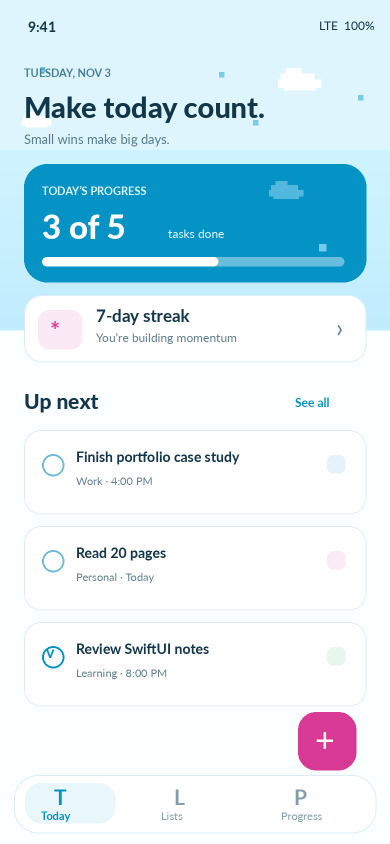
#> input picture design/today-screen.png, 780 x 1688 px, given in place of SkyToday.png, which was not available (shown at 1/2 size)
$ python render_screens_preview.py ../design
#> lines starting #> are read from the running program, lines starting #| are printed output that depends on the picture; after the words box and inside, x2 and y2 are one past the last pixel; in counts of white or black regions, pixels touching at a corner belong together
#!/usr/bin/env python3
"""Approximate preview of Today, Lists and Progress (docs/screens-preview.png).

Composites the REAL header art from the asset catalog (scaled like SwiftUI scaledToFill,
nearest-neighbour) with the same tokens, sizes and copy as the SwiftUI views. It is not an
iOS screenshot: fonts are DejaVu instead of SF Pro Rounded, icons are simple stand-ins for
SF Symbols, and the tasks are sample data.
Usage: python3 Tools/render_screens_preview.py [repo_root]
"""
import sys
from PIL import Image, ImageDraw, ImageFont

ROOT = sys.argv[1] if len(sys.argv) > 1 else "."
A = f"{ROOT}/Skyday/Resources/Assets.xcassets"
S = 3
W, H = 393, 852
TOP = 59  # status bar / Dynamic Island safe area

C = dict(sky=(5, 147, 198), deep=(4, 121, 165), pink=(216, 57, 149), pinkText=(184, 40, 124), lightSky=(215, 242, 255),
         softPink=(255, 230, 244), ink=(18, 54, 74), ink2=(85, 115, 133), page=(242, 250, 254), white=(255, 255, 255),
         border=(221, 236, 244), flame=(242, 145, 61), star=(245, 185, 50), partial=(158, 216, 242))


def font(size, bold=False):
    try:
        return ImageFont.truetype("DejaVuSans-Bold.ttf" if bold else "DejaVuSans.ttf", int(size * S))
    except OSError:
        return ImageFont.load_default()


class Screen:
    def __init__(self):
        self.img = Image.new("RGB", (W * S, H * S), C["page"])
        self.d = ImageDraw.Draw(self.img, "RGBA")

    def rr(self, x, y, w, h, r, fill, outline=None, width=1):
        self.d.rounded_rectangle([x * S, y * S, (x + w) * S, (y + h) * S], radius=r * S, fill=fill, outline=outline, width=int(width * S))

    def text(self, x, y, s, size, fill, bold=False, anchor="la", shadow=False):
        if shadow:
            self.d.text((x * S, (y + 1) * S), s, fill=(3, 80, 111, 110), font=font(size, bold), anchor=anchor)
        self.d.text((x * S, y * S), s, fill=fill, font=font(size, bold), anchor=anchor)

    def circle(self, cx, cy, r, fill=None, outline=None, width=1):
        self.d.ellipse([(cx - r) * S, (cy - r) * S, (cx + r) * S, (cy + r) * S], fill=fill, outline=outline, width=int(width * S))

    def card(self, x, y, w, h, r=16, fill=None):
        self.rr(x, y + 3, w, h, r, (5, 147, 198, 22))
        self.rr(x, y, w, h, r, fill or C["white"])

    def header(self, name, height):
#> called with name = 'SkyToday', height = 236
        art = Image.open(f"{A}/{name}.imageset/{name}.png").convert("RGB")
#> art is the input picture: PIL image 780x1688 RGB; mean R, G, B 212.3, 234.6, 244.1
        total = height + TOP
        scale = max(W / art.width, total / art.height)
#> scale = 0.504
        aw, ah = round(art.width * scale * S), round(art.height * scale * S)
#> aw = 1179; ah = 2551
        big = art.resize((aw, ah), Image.NEAREST)
        left = (aw - W * S) // 2
#> left = 0
        self.img.paste(big.crop((left, 0, left + W * S, total * S)), (0, 0))
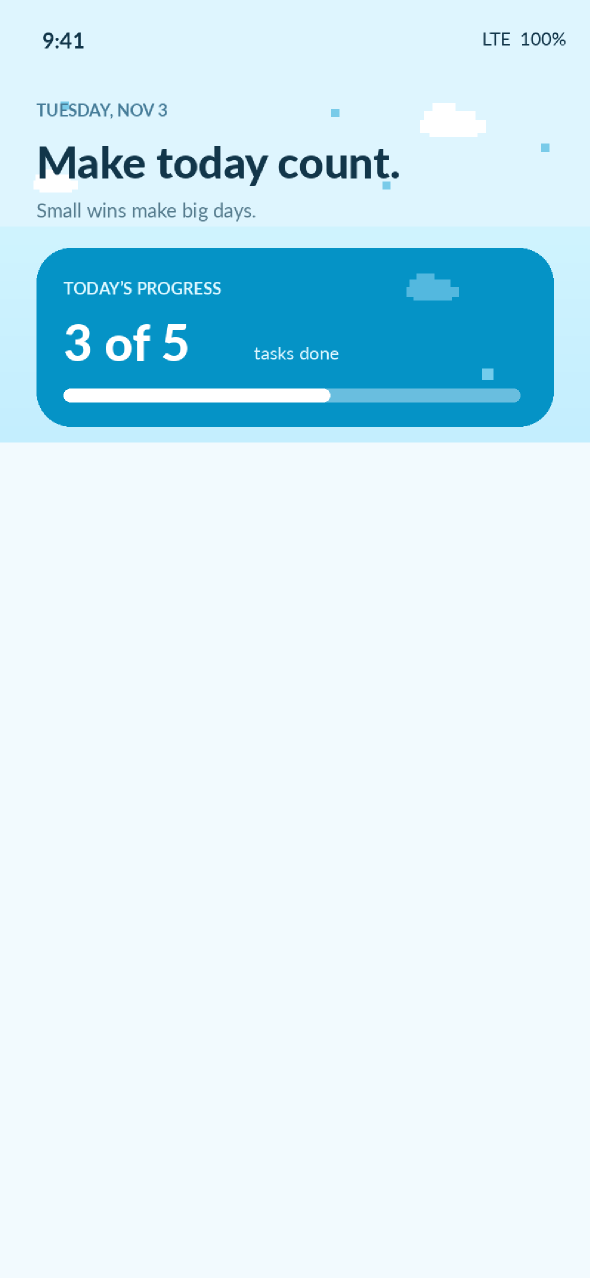
#> self.img: PIL image 1179x2556 RGB (shown at 1/2 size); mean R, G, B 208.7, 235.8, 246.4
        for i in range(36):  # fade into the page, like SkyHeader's gradient
            a = int(255 * (i / 35))
            self.d.rectangle([0, (total - 36 + i) * S, W * S, (total - 35 + i) * S], fill=C["page"] + (a,))
        self.text(36, 18, "9:41", 16, C["white"], bold=True)
        return total

    def check(self, cx, cy, size, fill, width=2.4):
        pts = [(cx - size * 0.45, cy), (cx - size * 0.1, cy + size * 0.35), (cx + size * 0.5, cy - size * 0.35)]
        self.d.line([(p[0] * S, p[1] * S) for p in pts], fill=fill, width=int(width * S), joint="curve")

    def checkbox(self, x, y, on):
        if on:
            self.rr(x, y, 24, 24, 7, C["sky"])
            self.check(x + 12, y + 12, 12, C["white"])
        else:
            self.rr(x, y, 24, 24, 7, C["white"], outline=(5, 147, 198, 190), width=2)

    def tabbar(self, selected):
        y = H - 83
        self.d.rectangle([0, y * S, W * S, H * S], fill=(250, 252, 253))
        self.d.line([0, y * S, W * S, y * S], fill=C["border"], width=S)
        for i, label in enumerate(["Today", "Lists", "Progress"]):
            cx = W / 6 + i * W / 3
            col = C["sky"] if i == selected else (140, 150, 158)
            if i == 0:
                self.d.polygon([((cx - 11) * S, (y + 21) * S), (cx * S, (y + 11) * S), ((cx + 11) * S, (y + 21) * S)], outline=col, width=int(2 * S))
                self.d.rectangle([(cx - 8) * S, (y + 21) * S, (cx + 8) * S, (y + 31) * S], outline=col, width=int(2 * S))
            elif i == 1:
                for k in range(3):
                    self.rr(cx - 10, y + 12 + k * 6, 20, 5, 2, None, outline=col, width=1.6)
            else:
                for k, hgt in enumerate((8, 14, 20)):
                    self.d.rectangle([(cx - 9 + k * 7) * S, (y + 32 - hgt) * S, (cx - 4 + k * 7) * S, (y + 32) * S], outline=col, width=int(1.6 * S))
            self.text(cx, y + 40, label, 10, col, bold=i == selected, anchor="mm")
        self.rr(130, H - 12, 133, 5, 2.5, (20, 20, 20))


def today():
    s = Screen()
    h = s.header("SkyToday", 236)
    s.text(20, TOP + 8, "TUESDAY, NOV 3", 12, C["white"], bold=True, shadow=True)
    s.text(20, TOP + 28, "Good Afternoon,", 26, C["white"], bold=True, shadow=True)
    s.text(20, TOP + 60, "Abdullah", 26, C["white"], bold=True, shadow=True)
    s.circle(172, TOP + 74, 10, C["star"])
    s.circle(351, TOP + 30, 22, (255, 255, 255, 242))
    s.rr(341, TOP + 22, 20, 17, 3, None, outline=C["deep"], width=2)
    by = TOP + 8 + (236 - 8 - 44) - 44
    s.rr(20, by, 152, 40, 20, C["softPink"], outline=C["white"], width=1.5)
    s.circle(42, by + 20, 7, C["flame"])
    s.text(56, by + 11, "12 Day Streak", 14, C["ink"], bold=True)
    y = h - 30
    s.card(16, y, 361, 88, 22)
    s.circle(60, y + 44, 25, None, outline=C["lightSky"], width=6)
    s.d.arc([35 * S, (y + 19) * S, 85 * S, (y + 69) * S], start=-90, end=-90 + 240, fill=C["sky"], width=6 * S)
    s.text(60, y + 44, "67%", 12, C["ink"], bold=True, anchor="mm")
    s.text(100, y + 26, "4 of 6 Tasks", 17, C["ink"], bold=True)
    s.text(100, y + 50, "completed today", 13, C["ink2"])
    s.circle(347, y + 44, 15, C["lightSky"])
    s.text(347, y + 44, "›", 18, C["deep"], bold=True, anchor="mm")
    y += 88 + 24
    s.text(16, y, "Today", 22, C["ink"], bold=True)
    s.rr(337, y - 4, 36, 36, 10, C["sky"])
    s.text(355, y + 14, "+", 24, C["white"], bold=True, anchor="mm")
    y += 44
    rows = [("Finish IR assignment", "Due Today", True, False, "flag"),
            ("Gym – Push Day", "6:00 PM · Repeats", False, False, "chev"),
            ("Read 20 pages", "Due Today", True, False, "chev"),
            ("Update Sazaan deck", "Done 9:12 AM", False, True, None)]
    for title, sub, urgent, done, trail in rows:
        s.card(16, y, 361, 58, 16)
        s.checkbox(30, y + 17, done)
        s.text(66, y + 12, title, 15, C["ink2"] if done else C["ink"], bold=True)
        if done:
            tw = s.d.textlength(title, font=font(15, True)) / S
            s.d.line([66 * S, (y + 21) * S, (66 + tw) * S, (y + 21) * S], fill=C["ink2"], width=int(1.4 * S))
        s.text(66, y + 33, sub, 11, C["pinkText"] if urgent else C["ink2"], bold=urgent)
        if trail == "flag":
            s.d.polygon([(353 * S, (y + 21) * S), (366 * S, (y + 25) * S), (353 * S, (y + 29) * S)], fill=C["pink"])
            s.d.line([353 * S, (y + 20) * S, 353 * S, (y + 38) * S], fill=C["pink"], width=int(2 * S))
        elif trail == "chev":
            s.text(358, y + 29, "›", 16, (150, 170, 182), bold=True, anchor="mm")
        y += 66
#> this loop made 4 passes
#> tw on pass 4: 171.9
#> after the loop, y = 685
    s.tabbar(0)
    return s.img


def lists():
    s = Screen()
    h = s.header("SkyLists", 150)
#> call 2 of header, with name = 'SkyLists', height = 150
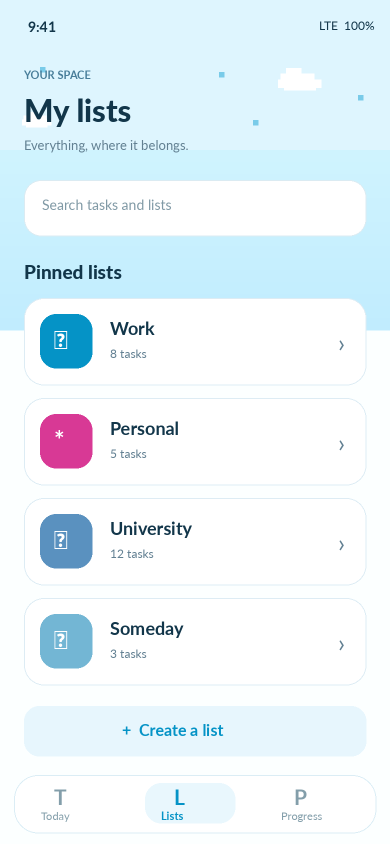
#> input picture design/lists-screen.png, 780 x 1688 px, given in place of SkyLists.png, which was not available (shown at 1/2 size)
#> in header, art is the input picture: PIL image 780x1688 RGB; mean R, G, B 232.4, 244.2, 250
    s.text(20, TOP + 8, "Lists", 32, C["white"], bold=True, shadow=True)
    s.text(20, TOP + 50, "5 lists · 22 open tasks", 14, C["white"], bold=True, shadow=True)
    s.circle(351, TOP + 30, 22, (255, 255, 255, 242))
    s.text(351, TOP + 29, "+", 24, C["deep"], bold=True, anchor="mm")
    y = h - 24
    s.card(16, y, 361, 52, 16)
    s.circle(40, y + 24, 7, None, outline=C["ink2"], width=2)
    s.text(56, y + 17, "Search tasks and lists", 14, C["ink2"])
    y += 52 + 16
    items = [("University", "8 tasks", (79, 127, 174), C["lightSky"]), ("Work", "5 tasks", (58, 169, 201), (214, 239, 246)),
             ("Personal", "3 tasks", C["pink"], C["softPink"]), ("Fitness", "4 tasks", (42, 157, 143), (214, 238, 235)),
             ("Reading", "2 tasks", (217, 150, 43), (249, 236, 214))]
    for name, count, col, tint in items:
        grad = Image.new("RGB", (361 * S, 64 * S))
        gd = ImageDraw.Draw(grad)
        for x in range(361 * S):
            t = x / (361 * S)
            gd.line([(x, 0), (x, 64 * S)], fill=tuple(round(255 + (tint[i] - 255) * t) for i in range(3)))
        mask = Image.new("L", grad.size, 0)
        ImageDraw.Draw(mask).rounded_rectangle([0, 0, grad.width - 1, grad.height - 1], radius=16 * S, fill=255)
        s.rr(16, y + 3, 361, 64, 16, (5, 147, 198, 22))
        s.img.paste(grad, (16 * S, int(y * S)), mask)
        s.rr(30, y + 18, 28, 28, 8, col)
        s.text(74, y + 14, name, 16, C["ink"], bold=True)
        s.text(74, y + 37, count, 12, C["ink2"])
        s.text(358, y + 32, "›", 20, C["ink2"], bold=True, anchor="mm")
        y += 64 + 12
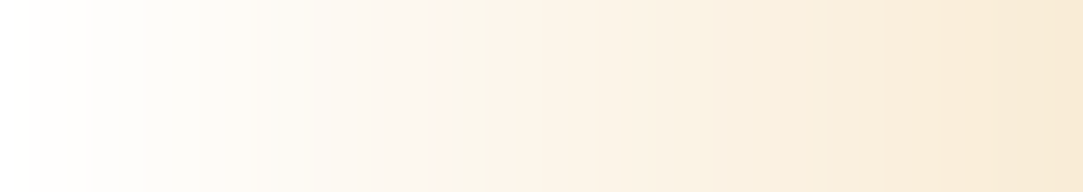
#> grad: PIL image 1083x192 RGB; mean R, G, B 252, 245.5, 234.5
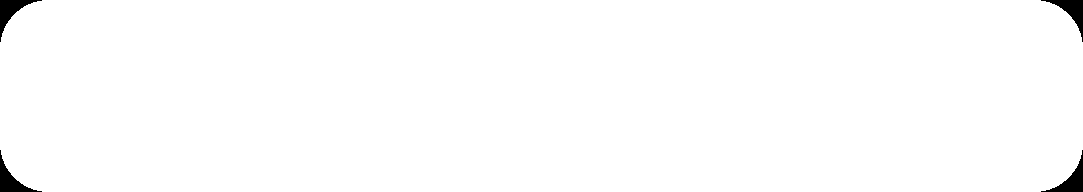
#> mask: PIL image 1083x192 L; 99% white; 4 black regions, box (x1, y1, x2, y2) and area: (0, 0, 42, 42) 508, (1041, 0, 1083, 42) 508, (0, 150, 42, 192) 508, (1041, 150, 1083, 192) 508
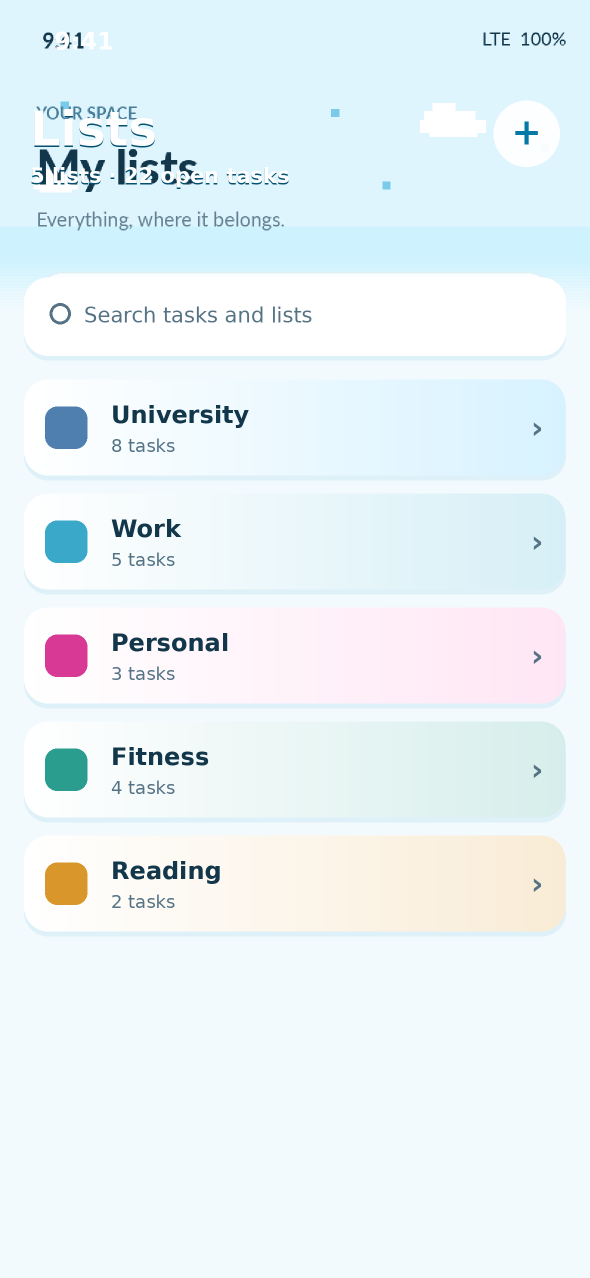
#> s.img: PIL image 1179x2556 RGB (shown at 1/2 size); mean R, G, B 233.5, 243.8, 248
#> after the loop, y = 633
    s.rr(16, y + 4, 361, 52, 16, C["lightSky"])
    s.text(196, y + 30, "+  Create a list", 15, C["deep"], bold=True, anchor="mm")
    s.tabbar(1)
    return s.img


def progress():
    s = Screen()
    h = s.header("SkyProgress", 262)
    s.text(20, TOP + 8, "Progress", 32, C["white"], bold=True, shadow=True)
    s.circle(351, TOP + 30, 22, (255, 255, 255, 242))
    s.circle(351, TOP + 30, 8, None, outline=C["deep"], width=3)
    bw, bh = 196, 110
    bx, byy = (W - bw) / 2, TOP + 262 - 8 - 76 - bh
    s.rr(bx, byy + 5, bw, bh, 26, (3, 80, 111, 40))
    s.rr(bx, byy, bw, bh, 26, C["white"])
    s.circle(bx + 62, byy + 36, 15, C["flame"])
    s.text(bx + 84, byy + 12, "12", 40, C["ink"], bold=True)
    s.text(bw / 2 + bx, byy + 70, "Day Streak", 14, C["ink"], bold=True, anchor="mm")
    s.text(bw / 2 + bx, byy + 92, "Next: 14 days · Best 15", 10.5, C["ink2"], anchor="mm")
    y = h - 26
    stats = [("36", "Tasks Done", C["sky"]), ("78%", "This Week", C["sky"]), ("3", "Milestones", C["star"])]
    cw = (361 - 24) / 3
    for i, (v, cap, col) in enumerate(stats):
        x = 16 + i * (cw + 12)
        s.card(x, y, cw, 118, 16)
        s.rr(x + cw / 2 - 13, y + 16, 26, 26, 6, col)
        s.text(x + cw / 2, y + 66, v, 22, C["ink"], bold=True, anchor="mm")
        s.text(x + cw / 2, y + 94, cap, 11, C["ink2"], anchor="mm")
    y += 118 + 24
    s.text(16, y, "Weekly Activity", 20, C["ink"], bold=True)
    y += 36
    s.card(16, y, 361, 200, 22)
    vals = [3, 5, 2, 6, 4, 3, 1]
    days = ["M", "T", "W", "T", "F", "S", "S"]
    for i, v in enumerate(vals):
        x = 40 + i * 47
        hh = 18 * v
        col = C["pink"] if i == 3 else (C["sky"] if v >= 3 else C["partial"])
        s.rr(x, y + 150 - hh, 28, hh, 10, col)
        s.text(x + 14, y + 172, days[i], 11, C["pink"] if i == 3 else C["ink2"], bold=i == 3, anchor="mm")
    s.d.line([32 * S, (y + 150 - 54) * S, 362 * S, (y + 150 - 54) * S], fill=(85, 115, 133, 90), width=int(1.5 * S))
    s.tabbar(2)
    return s.img


screens = [today(), lists(), progress()]
gap = 40 * S
out = Image.new("RGB", (W * S * 3 + gap * 4, H * S + gap * 2), (14, 110, 160))
for i, im in enumerate(screens):
    mask = Image.new("L", im.size, 0)
    ImageDraw.Draw(mask).rounded_rectangle([0, 0, im.width - 1, im.height - 1], radius=48 * S, fill=255)
    out.paste(im, (gap + i * (W * S + gap), gap), mask)
#> this loop made 3 passes
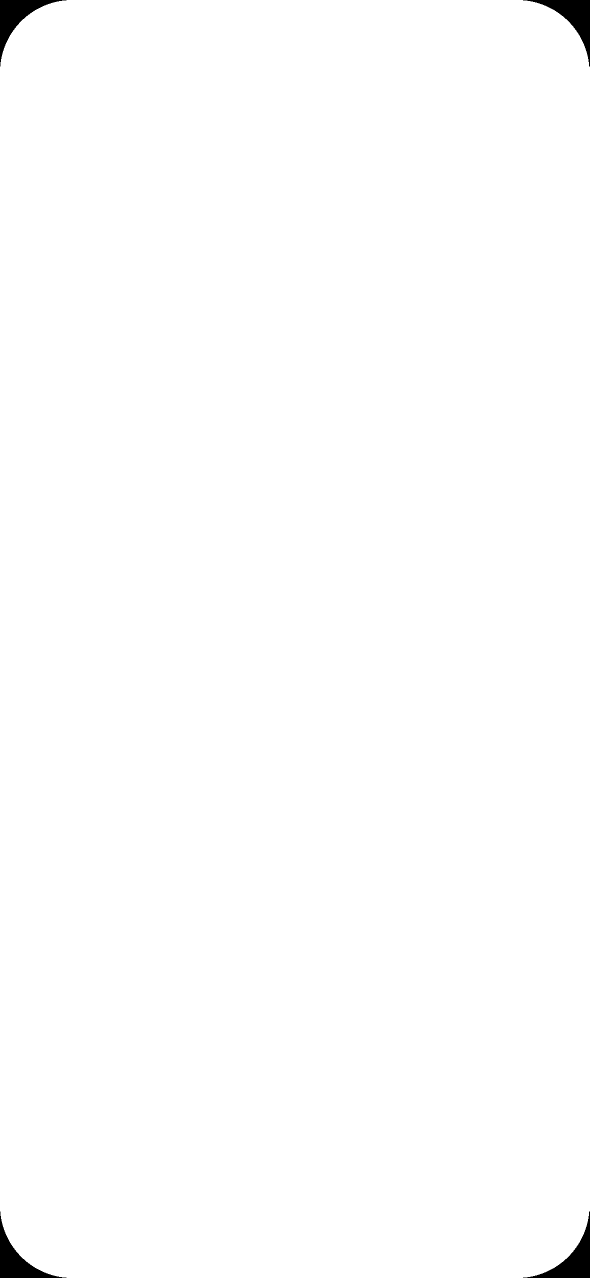
#> mask: PIL image 1179x2556 L (shown at 1/2 size); 99.4% white; 4 black regions, box (x1, y1, x2, y2) and area: (0, 0, 133, 133) 4498, (1046, 0, 1179, 133) 4498, (0, 2423, 133, 2556) 4498, (1046, 2423, 1179, 2556) 4498
out = out.resize((out.width * 2 // S, out.height * 2 // S), Image.LANCZOS)
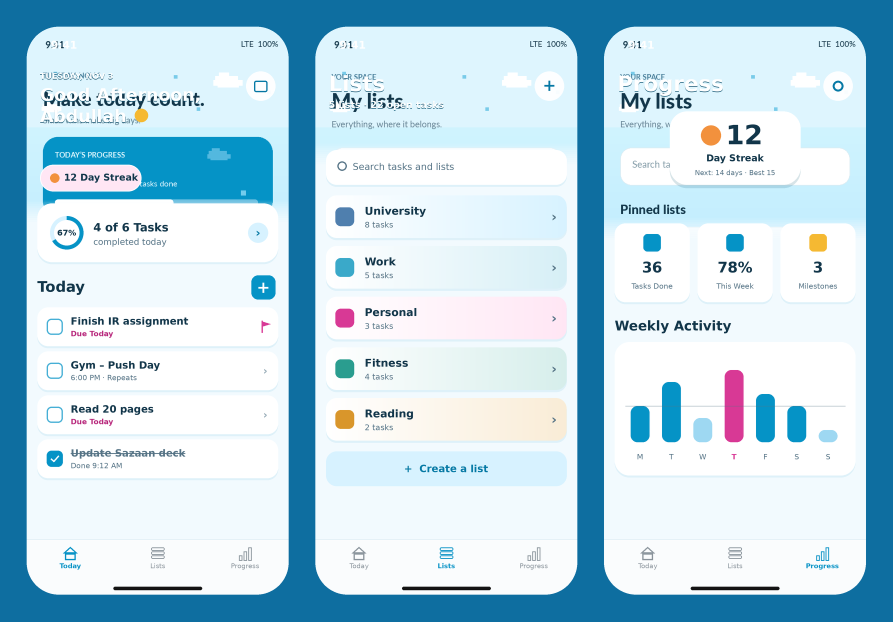
#> out: PIL image 2678x1864 RGB (shown at 1/3 size); mean R, G, B 183.3, 213.9, 228.8
out.save(f"{ROOT}/docs/screens-preview.png")
print("wrote docs/screens-preview.png")
